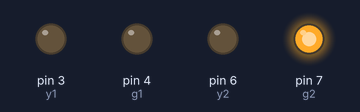
Bench run of a sketch on a simulated Arduino Uno, built with avr-gcc and run on an emulated ATmega328P. Parts: output pins drawn as LEDs (lit = HIGH). Pins used as bus, display or sensor lines are not drawn.

Above: at 5.5 s.
At 7.1 s:
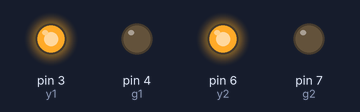
At 8.7 s:
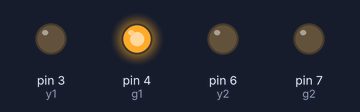
Timing chart, 0 to 12.1 s (numbered marks = the images above):
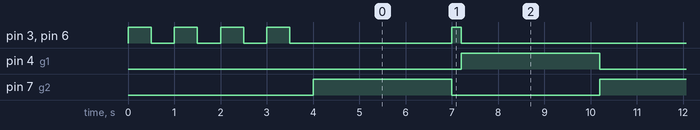

The sketch:

twoway_traffic_ifCondition.ino
```cpp
    int r1= 2;  //port declaration
    int y1= 3;
    int g1= 4;
    int r2= 5;
    int y2= 6;
    int g2= 7;


void setup() {


  pinMode(r1,OUTPUT);  //port state
  pinMode(g1,OUTPUT);
  pinMode(y1,OUTPUT);
  pinMode(r2,OUTPUT);
  pinMode(g2,OUTPUT);
  pinMode(y2,OUTPUT);

  initial();
 for(int i=0;i<4;i++){
  digitalWrite(y1,HIGH);
  digitalWrite(y2,HIGH);
  delay(500);
  digitalWrite(y1,LOW);
  digitalWrite(y2,LOW);
  delay(500);

}
}

 void initial(){
   digitalWrite(r1,LOW);   //iNiTiAlIzAtIoN
   digitalWrite(y1,LOW);
   digitalWrite(g1,LOW);
   digitalWrite(r2,LOW);
   digitalWrite(y2,LOW);
   digitalWrite(g2,LOW);
 }


void loop() {


   digitalWrite(r1,HIGH);  //actaual code flow
   digitalWrite(y1,LOW);
   digitalWrite(g1,LOW);
   if(digitalRead (r1)==HIGH)
      digitalWrite(g2,HIGH);
      delay(3000);
      initial();

   digitalWrite(r1,LOW);
   digitalWrite(y1,HIGH);
   digitalWrite(g1,LOW);
   if(digitalRead(y1)==HIGH)
      digitalWrite(y2,HIGH);
      delay(200);
      initial();


   digitalWrite(r1,LOW);
   digitalWrite(y1,LOW);
   digitalWrite(g1,HIGH);
   if(digitalRead(g1)==HIGH)
      digitalWrite(r2,HIGH);
      delay(3000);
      initial();
   }
```

Measured:
- by itself, pin 3 (y1), pin 6 (y2): goes 3 × (LOW 0.50 s, HIGH 0.50 s), LOW 3.5 s, 19 × (HIGH 0.20 s, LOW 6.0 s), HIGH 0.20 s, then LOW
- by itself, pin 4 (g1), pin 7 (g2): alternates HIGH for 3.0 s and LOW for 3.2 s
- by itself, everything shown: repeats every 6.2 s, in 4 steps
